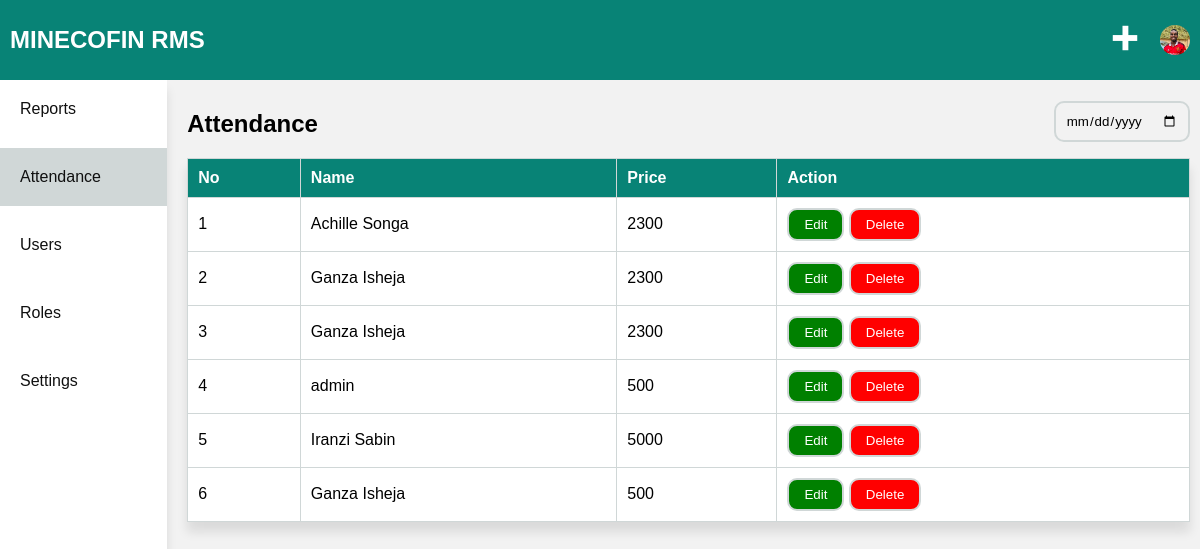
Page /dashboard/attendance.php on the committed database.
### tables this page shows
CREATE TABLE `mr_att` (
  `att_id` int(11) NOT NULL,
  `user_id` int(11) NOT NULL,
  `att_price` int(20) NOT NULL,
  `att_created_at` date NOT NULL
);

CREATE TABLE `mr_users` (
  `user_id` int(11) NOT NULL,
  `user_name` varchar(100) NOT NULL,
  `user_email` varchar(40) NOT NULL,
  `user_dept` varchar(60) NOT NULL,
  `user_photo` varchar(50) NOT NULL,
  `user_role` int(11) NOT NULL,
  `user_phone` varchar(13) NOT NULL,
  `user_created_at` date NOT NULL
);

### php/attendance.php (the view)
<?php
$sql = "SELECT * FROM mr_att";
$results = $conn->query($sql);
if($results->num_rows > 0){
    while($row = $results->fetch_assoc()) {
        $user_id = $row['user_id'];
        $user_sql = "SELECT * FROM mr_users WHERE user_id='$user_id'";
        $result = mysqli_query($conn, $user_sql);
        $user = mysqli_fetch_array($result, MYSQLI_ASSOC);
    ?>
        <tbody>
            <tr>
                <td><?php echo $row['att_id'] ?></td>
                <td><?php echo $user['user_name'] ?></td>
                <td><?php echo $row['att_price'] ?></td>
                <td>
                    <button class="btn success">Edit</button>
                    <button class="btn danger">Delete</button>
                </td>
            </tr>
        </tbody>
        <?php
    }
}
?>

### dashboard/attendance.php (shortened to what this page needs)
<?php include '../php/config.php'; ?>
<!DOCTYPE html>
<html lang="en">
<head>
    <link rel="stylesheet" href="../css/style.css">
    <link rel="stylesheet" href="../css/dashboard.css">
    <link rel="stylesheet" href="../css/table.css">
    <link rel="stylesheet" href="../css/modal.css">
</head>
<body>
    <div class="container">
        <div class="dash-header">
            <div class="dash-logo">
                <h2>MINECOFIN RMS</h2>
            </div>
            <div class="dash-right-nav">
                <div class="add-box">
                    <img id="show-add-menu" src="../assets/images/add sign.png" alt="Add New sign" >
                </div>
                <img src="../assets/images/steven.png" alt="Profile picture">
            </div>
        </div>
        <div class="dash-contents">
            <div class="dash-sidebar">
                <div class="sidebar-contents">
                    <a href="./reports.php">Reports</a>
                    <a href="./attendance.php" class="active">Attendance</a>
                    <a href="./users.php" >Users</a>
                    <a href="./roles.php">Roles</a>
                    <a href="./settings.php">Settings</a>
                </div>
            </div>
            <div class="dash-main">
                <div class="dash-title">
                    <h2>Attendance</h2>
                    <div>
                        <input class="input" type="date" placeholder="Search reports">
                    </div>
                </div>
                <table>
                    <thead>
                        <tr>
                            <th>No</th>
                            <th>Name</th>
                            <th>Price</th>
                            <th>Action</th>
                        </tr>
                    </thead>
                    <?php
                        include '../php/attendance.php';
                    ?>
                </table>
            </div>
        </div>
    </div>
</body>
</html>

### css/style.css (style rules this page uses)
* { box-sizing: border-box; font-family: Verdana, Geneva, Tahoma, sans-serif; transition: all 1s; }
:root { --main-color: #088376; --main-bg: #f2f2f2; --white: #fff; --main-radius: 10px; --hover-color: #0e4c46; --shadow: 0px 10px 10px rgb(16, 16, 16, 0.1); --border: #d0d7d7; --black: rgb(16, 16, 16); }
body { margin: 0; background-color: var(--main-bg); }
.btn { padding: 7px 15px; background-color: var(--main-color); color: var(--white); border-radius: var(--main-radius); border: 2px solid var(--border); cursor: pointer; }
.container { width: 100%; height: 100vh; }
.input { width: 100%; margin-bottom: 5px; padding: 10px; border-radius: var(--main-radius); background-color: var(--main-bg); border: 2px solid var(--border); outline: none; }
.danger { background-color: red; }
.success { background-color: green; }

### css/dashboard.css (style rules this page uses)
.dash-header { display: flex; flex-direction: row; justify-content: space-between; align-items: center; position: fixed; top: 0; left: 0; right: 0; padding: 10px; margin-top: 0; background-color: var(--main-color); color: var(--white); height: 10vh; }
.dash-right-nav { display: flex; justify-content: center; align-items: center; gap: 20px; }
.dash-right-nav img { width: 30px; border-radius: 50%; cursor: pointer; }
.dash-contents { margin-top: 10vh; display: flex; gap: 10px; }
.dash-sidebar { background-color: var(--white); height: 100vh; flex: 1; box-shadow: var(--shadow); }
.sidebar-contents { display: flex; flex-direction: column; gap: 10px; }
.sidebar-contents a { text-decoration: none; color: var(--black); padding: 20px; }
.dash-main { flex: 6; padding: 10px; }
.dash-title { display: flex; justify-content: space-between; align-items: center; }
.active { background-color: var(--border); }
.add-box { position: relative; }

### css/table.css (style rules this page uses)
table { width: 100%; text-align: start; background-color: var(--white); padding: 5px; box-shadow: var(--shadow); }
table, th, td { border: 1px solid var(--border); border-collapse: collapse; padding: 10px; }
thead { text-align: left; background-color: var(--main-color); padding: 10px; color: var(--white); }

### rows in the picture
mr_att: att_id "1", user.user_name "Achille Songa", att_price "2300"
mr_att: att_id "2", user.user_name "Ganza Isheja", att_price "2300"
mr_att: att_id "3", user.user_name "Ganza Isheja", att_price "2300"
mr_att: att_id "4", user.user_name "admin", att_price "500"
mr_att: att_id "5", user.user_name "Iranzi Sabin", att_price "5000"
mr_att: att_id "6", user.user_name "Ganza Isheja", att_price "500"
